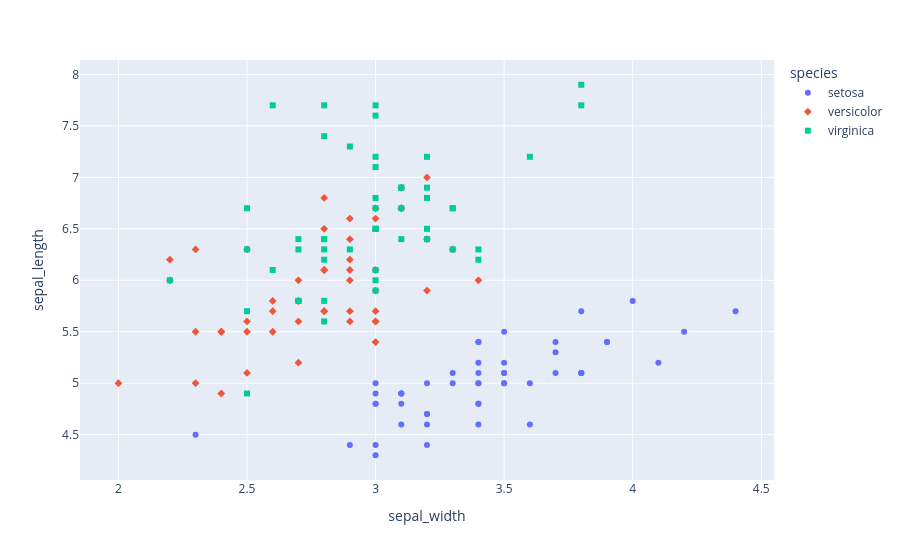

This figure's notebook cell:
### Markdown cell above
The symbol argument can also be mapped to a column. A [wide range of symbols](https://plotly.com/python/marker-style/) is available.

### Code cell
df = px.data.iris()
fig = px.scatter(df, x="sepal_width", y="sepal_length", color="species", symbol="species")
fig.show()

### Figure 1 — Plotly figure (JSON) as saved in the notebook; plotly's stock layout.template omitted (floating-point values rounded to 4 significant figures)
{"data": [{"hovertemplate": "species=setosa<br>sepal_width=%{x}<br>sepal_length=%{y}<extra></extra>", "legendgroup": "setosa", "marker": {"color": "#636efa", "symbol": "circle"}, "mode": "markers", "name": "setosa", "orientation": "v", "showlegend": true, "type": "scatter", "x": [3.5, 3.0, 3.2, 3.1, 3.6, 3.9, 3.4, 3.4, 2.9, 3.1, 3.7, 3.4, 3.0, 3.0, 4.0, 4.4, 3.9, 3.5, 3.8, 3.8, 3.4, 3.7, 3.6, 3.3, 3.4, 3.0, 3.4, 3.5, 3.4, 3.2, 3.1, 3.4, 4.1, 4.2, 3.1, 3.2, 3.5, 3.1, 3.0, 3.4, 3.5, 2.3, 3.2, 3.5, 3.8, 3.0, 3.8, 3.2, 3.7, 3.3], "xaxis": "x", "y": [5.1, 4.9, 4.7, 4.6, 5.0, 5.4, 4.6, 5.0, 4.4, 4.9, 5.4, 4.8, 4.8, 4.3, 5.8, 5.7, 5.4, 5.1, 5.7, 5.1, 5.4, 5.1, 4.6, 5.1, 4.8, 5.0, 5.0, 5.2, 5.2, 4.7, 4.8, 5.4, 5.2, 5.5, 4.9, 5.0, 5.5, 4.9, 4.4, 5.1, 5.0, 4.5, 4.4, 5.0, 5.1, 4.8, 5.1, 4.6, 5.3, 5.0], "yaxis": "y"}, {"hovertemplate": "species=versicolor<br>sepal_width=%{x}<br>sepal_length=%{y}<extra></extra>", "legendgroup": "versicolor", "marker": {"color": "#EF553B", "symbol": "diamond"}, "mode": "markers", "name": "versicolor", "orientation": "v", "showlegend": true, "type": "scatter", "x": [3.2, 3.2, 3.1, 2.3, 2.8, 2.8, 3.3, 2.4, 2.9, 2.7, 2.0, 3.0, 2.2, 2.9, 2.9, 3.1, 3.0, 2.7, 2.2, 2.5, 3.2, 2.8, 2.5, 2.8, 2.9, 3.0, 2.8, 3.0, 2.9, 2.6, 2.4, 2.4, 2.7, 2.7, 3.0, 3.4, 3.1, 2.3, 3.0, 2.5, 2.6, 3.0, 2.6, 2.3, 2.7, 3.0, 2.9, 2.9, 2.5, 2.8], "xaxis": "x", "y": [7.0, 6.4, 6.9, 5.5, 6.5, 5.7, 6.3, 4.9, 6.6, 5.2, 5.0, 5.9, 6.0, 6.1, 5.6, 6.7, 5.6, 5.8, 6.2, 5.6, 5.9, 6.1, 6.3, 6.1, 6.4, 6.6, 6.8, 6.7, 6.0, 5.7, 5.5, 5.5, 5.8, 6.0, 5.4, 6.0, 6.7, 6.3, 5.6, 5.5, 5.5, 6.1, 5.8, 5.0, 5.6, 5.7, 5.7, 6.2, 5.1, 5.7], "yaxis": "y"}, {"hovertemplate": "species=virginica<br>sepal_width=%{x}<br>sepal_length=%{y}<extra></extra>", "legendgroup": "virginica", "marker": {"color": "#00cc96", "symbol": "square"}, "mode": "markers", "name": "virginica", "orientation": "v", "showlegend": true, "type": "scatter", "x": [3.3, 2.7, 3.0, 2.9, 3.0, 3.0, 2.5, 2.9, 2.5, 3.6, 3.2, 2.7, 3.0, 2.5, 2.8, 3.2, 3.0, 3.8, 2.6, 2.2, 3.2, 2.8, 2.8, 2.7, 3.3, 3.2, 2.8, 3.0, 2.8, 3.0, 2.8, 3.8, 2.8, 2.8, 2.6, 3.0, 3.4, 3.1, 3.0, 3.1, 3.1, 3.1, 2.7, 3.2, 3.3, 3.0, 2.5, 3.0, 3.4, 3.0], "xaxis": "x", "y": [6.3, 5.8, 7.1, 6.3, 6.5, 7.6, 4.9, 7.3, 6.7, 7.2, 6.5, 6.4, 6.8, 5.7, 5.8, 6.4, 6.5, 7.7, 7.7, 6.0, 6.9, 5.6, 7.7, 6.3, 6.7, 7.2, 6.2, 6.1, 6.4, 7.2, 7.4, 7.9, 6.4, 6.3, 6.1, 7.7, 6.3, 6.4, 6.0, 6.9, 6.7, 6.9, 5.8, 6.8, 6.7, 6.7, 6.3, 6.5, 6.2, 5.9], "yaxis": "y"}], "layout": {"legend": {"title": {"text": "species"}, "tracegroupgap": 0}, "margin": {"t": 60}, "xaxis": {"anchor": "y", "domain": [0, 1], "title": {"text": "sepal_width"}}, "yaxis": {"anchor": "x", "domain": [0, 1], "title": {"text": "sepal_length"}}}}
